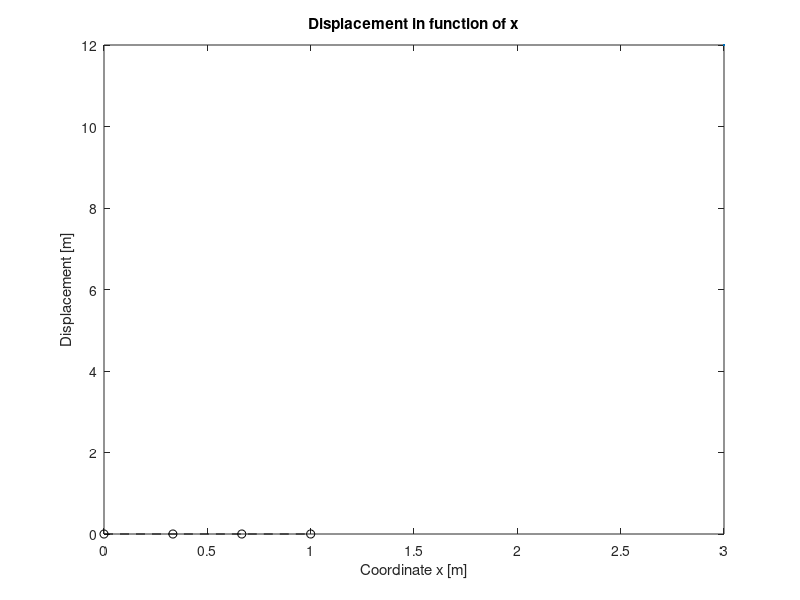

Write MATLAB code to recreate this figure.
%% Initialization (Question 1.2)
close all;
clear all;

% Input parameters
S = 600e-6; % Surface of the bar (in m^2)
E = 210e+9; % Young s modulus (in Pa)
L = 1; % Length of the bar (in m)
Fd = 1000; % Tensile force (in N)

N = 3; % Number of elements
dof = N+1; % Number of nodes

h = L/N; % Size of each element

K = zeros(dof,dof); % Initialization of the global stiffness matrix
D = zeros(dof,1); % Initialization of the global displacement vector
F = zeros(dof,1); % Initialization of the global force vector

%% Global stiffness Matrix

ke = (S*E/h)*[1 -1; -1 1]; % Element stiffness matrix (uniform mesh)

for i = 1:N
    var = [i i+1];
    K(var,var) = K(var,var) + (S*E/h)*[1 -1; -1 1]; % Assembled global stiffness matrix
end

%% Global force matrix

F(dof,1) = Fd;

%% Elemination approach (using boundary condition u(x=0)=0

% Eliminate the first row/ column of the global stiffness matrix K
K1 = K; % Create a copy of matrix K
K1(1,:) = []; % Eliminate the first row of the matrix K
K1(:,1) = []; % Eliminate the first column of the matrix K

% Eliminate the first row of the global displacement vector D
D1 = D; % create a copy of vector D
D1(1,:) = []; % Eliminate the first row of D

% Eliminate the first row of the global force vector F
F1 = F; % Create a copy of vector F
F1(1,:) = []; % Eliminate the first row of F

%% System resolution


D1 = K1\F1; % Solving of the system: [K][D]=[F]
D(2:dof) = D1; % Global displacement vector D

%% Display
% Global stiffness matrix
fprintf("******************************************* \n");
fprintf("The global stiffness matrix [K]: \n");
fprintf("******************************************* \n");
disp(K);
% Global force vector
fprintf("******************************************* \n");
fprintf("The global force vector [F]: \n");
fprintf("******************************************* \n");
disp(F);
% Global displacement vector
fprintf("******************************************* \n");
fprintf("The global displacement vector [D]: \n");
fprintf("******************************************* \n");
disp(D);

%% Plotting

% Coordinates along the x-axis
x = zeros(dof,1);
for i = 2:dof
    x(i) = x(i-1)+h;
end

% Displacement
figure
plot(x,D,'black--o',LineWidth = 3,MarkerSize= 12);
title('Displacement in function of x')
xlabel('Coordinate x [m]')
ylabel('Displacement [m]')
%grid on;

%% Strain and stress calculation

% Element strain vector
strain = zeros(N,1);
for i=1:N
    strain(i,1) = (1/h)*[-1 1]*[D(i,1);D(i+1,1)];
end

% Element stress vector
stress = E*strain;
